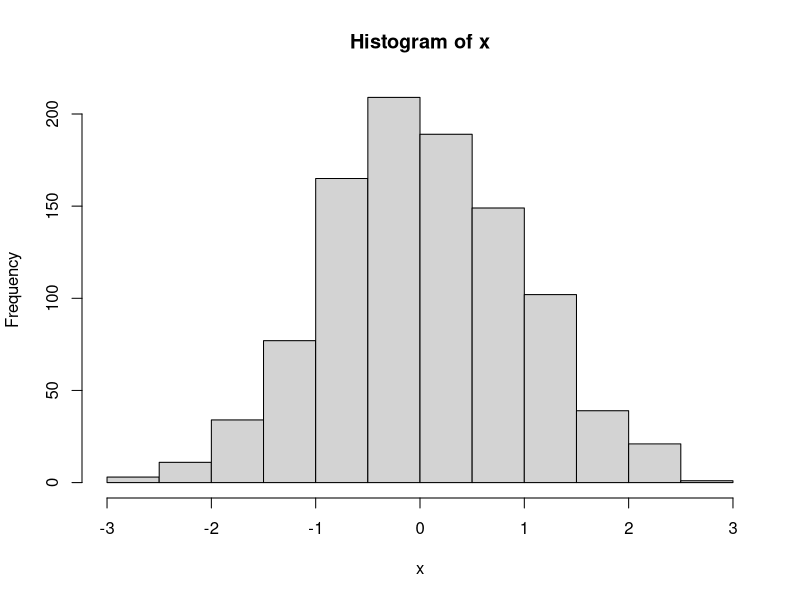
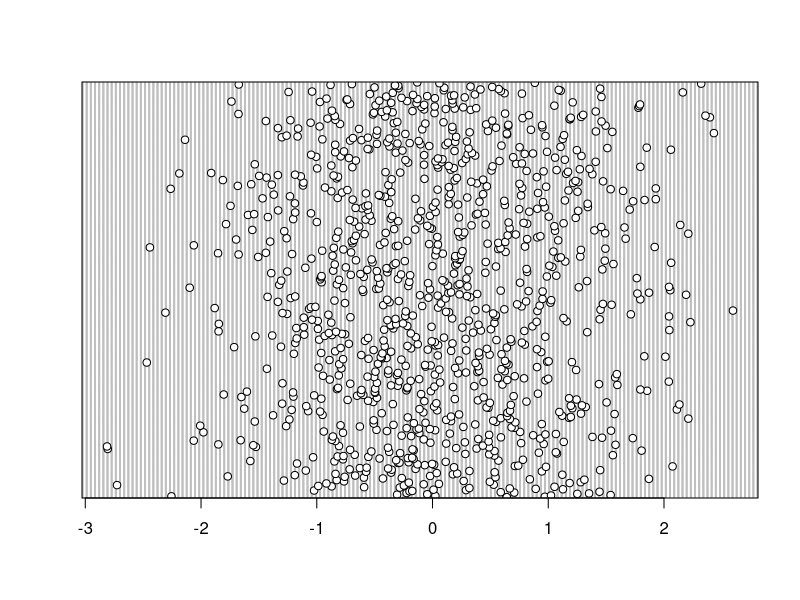
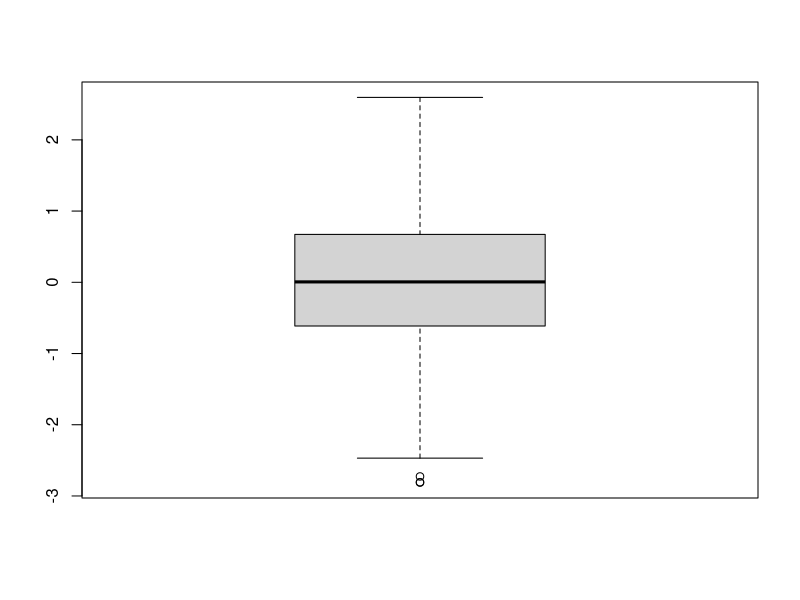
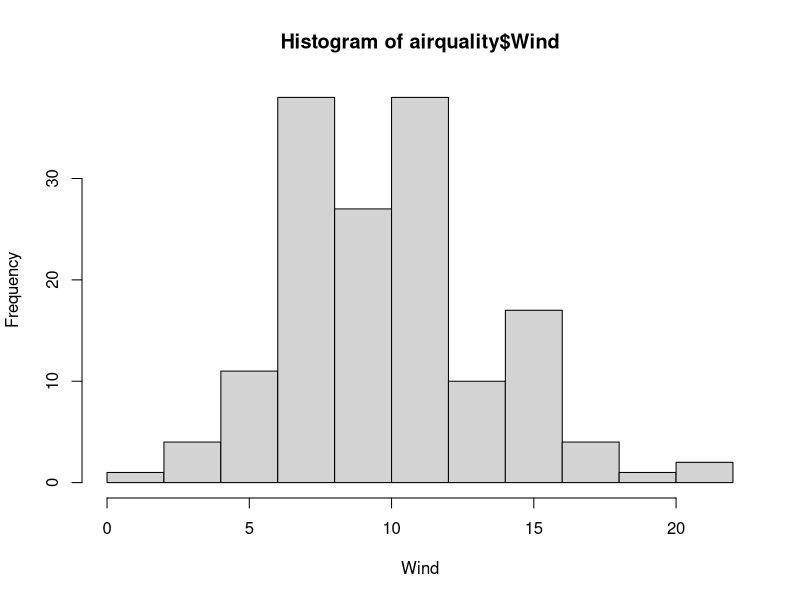
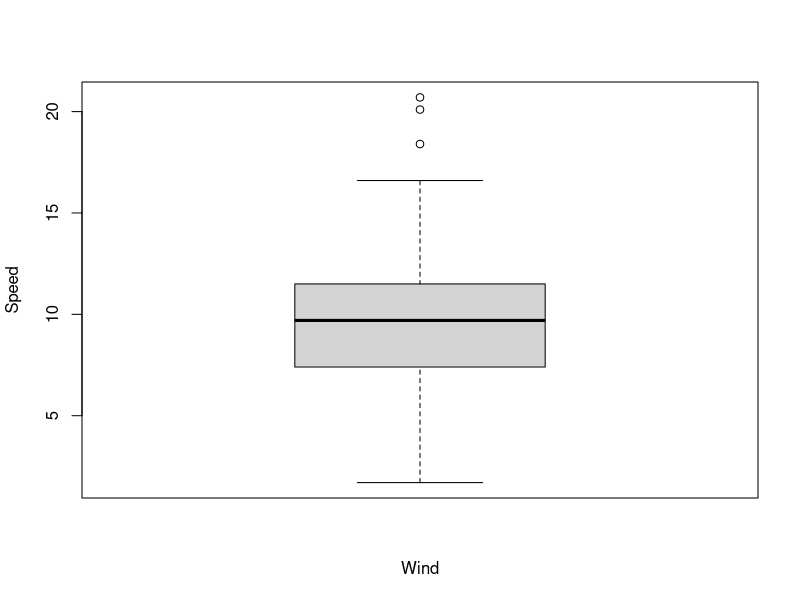
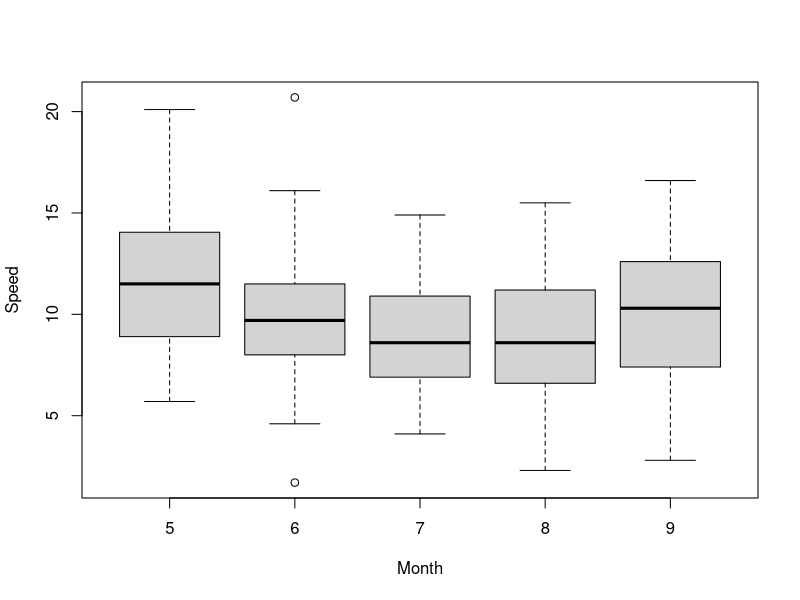
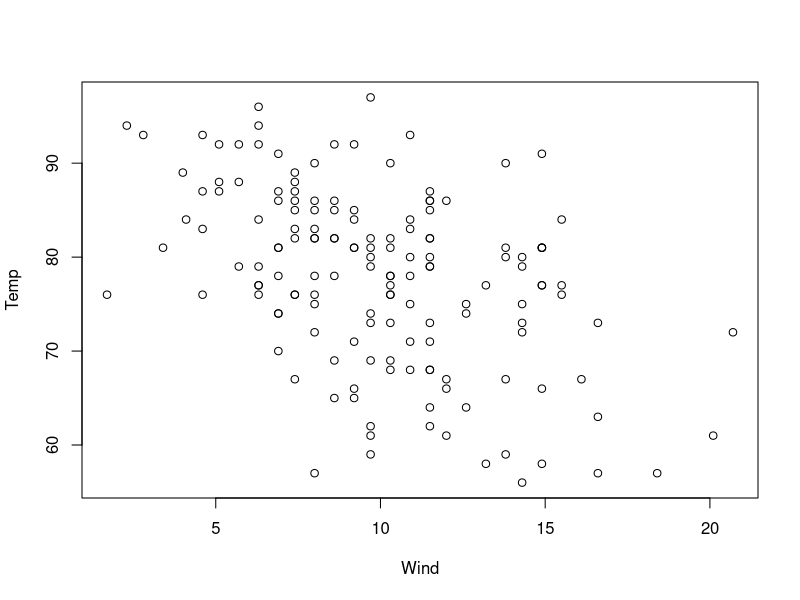
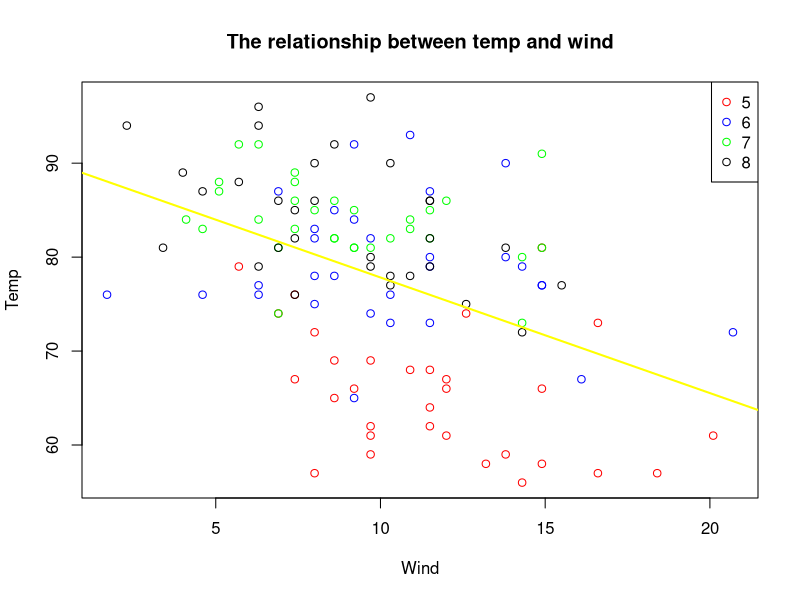

Generate these figures, in order, with R: (Note: this script raises an error after producing the figures.)
x <- c(1,9,2,8,3,9,4,5,7,6)
mean(x)
median(x)
var(x)
sd(x)
summary(x)
x <- rnorm(1000)
hist(x)
dotchart(x)
boxplot(x)
x
median(x)
#plot()
hist(airquality$Wind, xlab = "Wind")
boxplot(airquality$Wind, xlab = "Wind", ylab = "Speed")
boxplot(Wind~Month, airquality, xlab = "Month", ylab = "Speed")

plot(airquality$Wind,airquality$Temp, xlab = "Wind",ylab = "Temp")

with(airquality,plot(Wind,Temp,type = "n"))
title("The relationship between temp and wind")
with(subset(airquality,Month==5),points(Wind,Temp,col="red"))
with(subset(airquality,Month==6),points(Wind,Temp,col="blue"))
with(subset(airquality,Month==7),points(Wind,Temp,col="green"))
with(subset(airquality,Month==8),points(Wind,Temp,col="black"))
fit <- lm(Temp~Wind, airquality)
abline(fit, lwd = 2,col = "yellow")
legend("topright", pch = 1,col = c("red","blue","green","black"),legend = c(5,6,7,8))
#par()
par("bg")
par("col")
par("mar")
par("mfrow")
par("mfcol")
?par

par(mfrow = c(1,2))
hist(airquality$Wind)
hist(airquality$Temp)

par(mfrow = c(1,1))
boxplot(airquality$Wind)

#lattice
library(lattice)
xyplot(Temp~Ozone, data = airquality)
airquality$Month <- factor(airquality$Month)

q <- xyplot(Temp~Ozone|Month, data = airquality, layout = c(5,1))
print(q)
class(q)

set.seed(1)
x <-  rnorm(100)
f <- rep(0:1,each = 50)
y <- x +f -f*x + rnorm(100,sd = 0.5)
f <- factor(f,labels = c("group1","goup2"))
xyplot(y~x|f, layout = c(2,1))

xyplot(y~x|f, panel = function(x,y){
  panel.xyplot(x,y)
  panel.abline(v = mean(x),h = mean(y), lty = 2)
  panel.lmline(x,y,col = "red")
  
})

#ggolot2
library(ggplot2)
qplot(Wind,Temp,data = airquality,color= Month)
qplot(Wind,Temp,data = airquality,color= I("red"))
qplot(Wind,Temp,data = airquality,shape= Month)
qplot(Wind,Temp,data = airquality,size= Month ,color = I("blue"))
qplot(Wind,Temp,data = airquality,geom = c("point","smooth"),color = Month)
qplot(Wind,Temp,data = airquality,facets = .~Month)
qplot(Wind,Temp,data = airquality,facets = Month~.)
qplot(Wind,data = airquality, facets = Month~.)
qplot(y = Wind, data = airquality)
qplot(Wind,data = airquality,geom = "density")
qplot(Wind,data = airquality,geom = "dotplot")

ggplot(airquality,aes(Wind,Temp)) + geom_point(color = "steelblue",alpha = 0.4, size = 5)
ggplot(airquality,aes(Wind,Temp)) + geom_point(aes(color = Month),alpha = 0.4, size = 5)

ggplot(airquality,aes(Wind,Temp)) + geom_point() + geom_smooth()
ggplot(airquality,aes(Wind,Temp)) + geom_point() + stat_smooth()
ggplot(airquality,aes(Wind,Temp)) + stat_smooth()
ggplot(airquality,aes(Wind,Temp)) + stat_smooth(method = "lm",se = FALSE,aes(col=Month))
ggplot(airquality,aes(Wind,Temp)) + stat_smooth(method = "lm",se = FALSE)
duan
